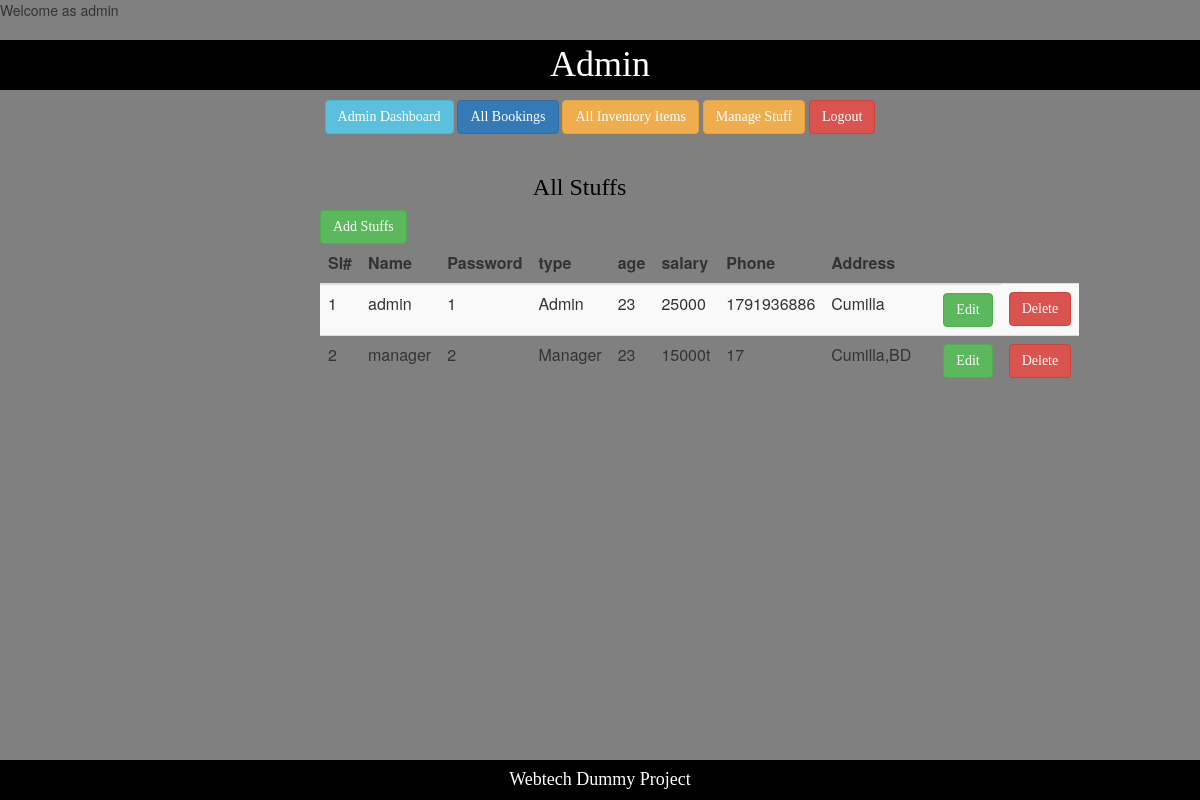
Page /allstuff.php (signed in) on the committed database.
### tables this page shows
CREATE TABLE `stuffs` (
  `id` int(5) NOT NULL,
  `name` varchar(50) NOT NULL,
  `password` varchar(15) NOT NULL,
  `type` enum('Admin','Manager','Chef') NOT NULL,
  `age` int(3) NOT NULL,
  `salary` varchar(6) NOT NULL,
  `phone` int(11) NOT NULL,
  `address` varchar(200) NOT NULL
);

### models/db_connect.php (called while the page is built, shortened)
<?php
	$servername = "localhost";
	$db_username="root";
	$db_password="";
	$db_name="p_inventory";
	function getArray($query){
		global $servername, $db_username, $db_password,$db_name;
		$conn = mysqli_connect($servername,$db_username,$db_password,$db_name);
		$result = mysqli_query($conn,$query);
		$data = array();
		while($row = mysqli_fetch_assoc($result)){
			$data[] = $row;
		}
		return $data;
	}
?>

### controllers/StuffController.php (called while the page is built, shortened)
<?php
	require_once 'models/db_connect.php';
	function getAllStuffs(){
		$query = "SELECT * FROM stuffs";
		$stuffs = getArray($query);
		return $stuffs;
	}
?>

### allstuff.php (the view, shortened to what this page needs)
<?php
	if($_SESSION["user"]==true){
		echo "Welcome as"." ".$_SESSION["user"];
	}
	else{
		header('location:index.php');
	}
	include 'admin_header.php';
	require_once 'controllers/StuffController.php';
	$stuffs = getAllStuffs();
?>
<div class="center">
<h3 class="text" style="margin-left:38%">All Stuffs</h3>
	<a  href="addStuff.php" input type="submit" position="inherit" class="btn btn-success" >Add Stuffs</a>
	<table class="table table-striped" style="width:80%">
		<thead>
			<th>Sl#</th>
			<th>Name</th>
			<th> Password </th>
			<th>type</th>
			<th>age</th>
			<th> salary </th>
			<th>Phone</th>
			<th> Address </th>
			<th></th>
			<th></th>
		</thead>
		<tbody>
			<?php
				foreach($stuffs as $stuff){
					echo "<tr>";
					echo "<td>".$stuff["id"]."</td>";
					echo "<td>".$stuff["name"]."</td>";
					echo "<td>".$stuff["password"]."</td>";
					echo "<td>".$stuff["type"]."</td>";
					echo "<td>".$stuff["age"]."</td>";
					echo "<td>".$stuff["salary"]."</td>";
					echo "<td>".$stuff["phone"]."</td>";
					echo "<td>".$stuff["address"]."</td>";
					echo "<td></td>";
					echo '<td><a href="editstuff.php?id='.$stuff["id"].'" class="btn btn-success">Edit</a></td>';
					echo '<td><a href="allstuff.php?deleteId='.$stuff["id"].'" class="btn btn-danger">Delete</a></td>';
					echo "</tr>";
				}
			?>
		</tbody>
	</table>
</div>
<?php include 'admin_footer.php';?>

### styles/mystyle.css (style rules this page uses)
body { background-color:grey; padding:0px; }
.text { font-family:consolas; color:black; }
.center { margin: 0 auto; width:50% ; padding:20px; }
.btn { font-family:consolas; }

### rows in the picture
stuffs: id "1", name "admin", password "1", type "Admin", age "23", salary "25000", phone "1791936886", address "Cumilla"
stuffs: id "2", name "manager", password "2", type "Manager", age "23", salary "15000t", phone "17", address "Cumilla,BD"

### other values in the picture
$_SESSION["user"] "admin"
